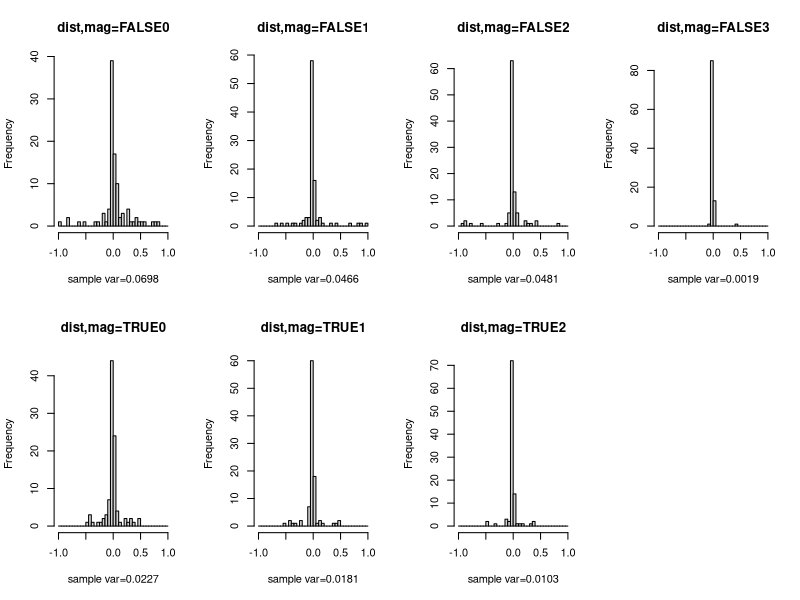

Here is the R script that generated this plot: (Note: a time limit stopped this script after it produced the figure.)
fixed = function(T, p, k,
                 max_iter = 1000, 
                 verbose = TRUE, 
                 SVD = FALSE, 
                 change_dist = FALSE,
                 signal_mag = 3){
  
  # data generation
  Theta = matrix(rnorm(T*k),T,k)
  A = matrix(rnorm(k*p),p,k)
  
  adjust = function(x){
    out = c(rep(x[1], x[3]), rep(x[2], T-x[3]))
    return(out) 
  }
  
  pre_mean = rnorm(p)
  post_mean = rnorm(p, 2*signal_mag*rbinom(p,1,0.5)-signal_mag)
  if(change_dist){
    tau = 1+rbinom(p,T-1,0.5) #binomial values 0 ~ (T-1)
  } else {
    tau = sample(1:T, p, replace=TRUE)
  }
  change = cbind(pre_mean,post_mean,tau)
  
  Y = Theta %*% t(A) +
    apply(change,1,adjust) +
    matrix(rnorm(T*p), T, p)
  
  # CUSUM function
  # input: a vector
  # output: pre-, post-mean, change point
  cusum = function(x){
    T = length(x)
    res = matrix(0,T-1,3)
    for (t in 2:T-1){
      res[t,1] = mean(x[1:t])
      res[t,2] = mean(x[-(1:t)])
      res[t,3] = sqrt(t*(T-t))*abs(res[t,1] - res[t,2])
    }
    sol = which.max(res[,3])
    out = c(res[sol,1:2], sol)
    return(out)
  }
  
  # initialize
  # Theta_hat = matrix(rnorm(T*k),T,k)
  # A_hat = matrix(rnorm(p*k),p,k)
  # change_hat = matrix(0,p,3)
  Theta_hat = Theta
  A_hat = A
  change_hat = change
  
  # loop
  for(iter in 1:max_iter){
    # adjusted mean
    adj_Y = Y - Theta_hat %*% t(A_hat)
    
    # CUSUM
    change_new = t(apply(adj_Y,2,cusum))
    
    # adjusted mean
    adj_Y = Y - apply(change_new,1,adjust)
    
    if(SVD){
      # SVD
      svd_hat = svd(adj_Y, nu=k, nv=k)
      Theta_new = svd_hat$d[1:k] * t(svd_hat$u)
      Theta_new = t(Theta_new)
      A_new = svd_hat$v
    } else {
    # lm for theta, A
      mlr = lm(t(adj_Y)~A_hat+0)
      Theta_new = t(mlr$coefficients)
      
      mlr = lm(adj_Y~Theta_new+0)
      A_new = t(mlr$coefficients)
    }
    
    # check
    dt = norm(change_new - change_hat, type="F") +
      norm(Theta_new - Theta_hat, type="F") +
      norm(A_new - A_hat, type="F")
    
    if (dt < 1e-6){
      if (verbose) cat("converged at iteration",iter,"\n")
      break
    } else {
      Theta_hat = Theta_new
      A_hat = A_new
      change_hat = change_new
    }
  }
  if(iter==max_iter){
    if (verbose) cat("reached reached max iteration",max_iter,"\n")
  } 
  
  out = list(
    true = list(
      Theta = Theta,
      A = A,
      change = change,
      Y = Theta %*% t(A) + apply(change,1,adjust)
    ),
    estimate = list(
      Theta = Theta_new,
      A = A_new,
      change = change_new,
      Y = Theta_new %*% t(A_new) + apply(change_new,1,adjust)
    ),
    dim = list(
      T = T,
      p = p,
      k = k
    )
  )
  return(out)
}

# estimation comparison
pdf("histogram.pdf",width=12,height=6)
par(mfrow=c(2,4))
for(dist in c(FALSE,TRUE)){
  for(mag in 0:3){
    samp = c()
    for(rep in 1:1){
      out = fixed(T=100, p=100, k=5, change=dist, signal=mag)
      err = (out$true$change[,3] - out$estimate$change[,3])/out$dim$T
      samp = c(samp,err)
    }
    hist(samp, breaks=seq(-1,1,1/20), 
         main = paste0("dist,mag=",dist,mag),
         xlab = paste0("sample var=",round(var(samp),4)))
  }
}
dev.off()

mean((out$true$Y - out$estimate$Y)^2)

# Most of the estimation is correct
# There are a few extreme errors but the latent part seems to be consistent
# Errors may only occur in the case where pre- and post-mean are similar.

# Use k = 2,5,10,50
# plot a heatmap of average errors for varying T and p

heat_factor = array(NA,dim = c(5,5,4,30))
heat_prior = array(NA,dim = c(5,5,4,30))
K = c(2,5,10,50)
for(rep in 1:30){
  for(k in 1:4){
    for(T in 1:5){
      for(p in 1:5){
          # out = fixed(T=T*200, p=p*200, k=K[k], change=FALSE, sig=0)
          # heat_weak[T,p,k,rep] = norm(out$true$Y - out$estimate$Y, type="F")/(200*sqrt(T*p))
          out = fixed(T=T*200, p=p*200, k=K[k], change=FALSE, sig=3)
          err = (out$true$Theta)%*%t(out$true$A)-(out$estimate$Theta)%*%t(out$estimate$A)
          heat_factor[T,p,k,rep] = sqrt(mean(err^2))
          err = sum(abs(out$true$change[,3] - out$estimate$change[,3]))/2
          heat_prior[T,p,k,rep] = err
          save(heat_factor, heat_prior, file = "fixed_fair.RData")
      }
    }
  }
}
